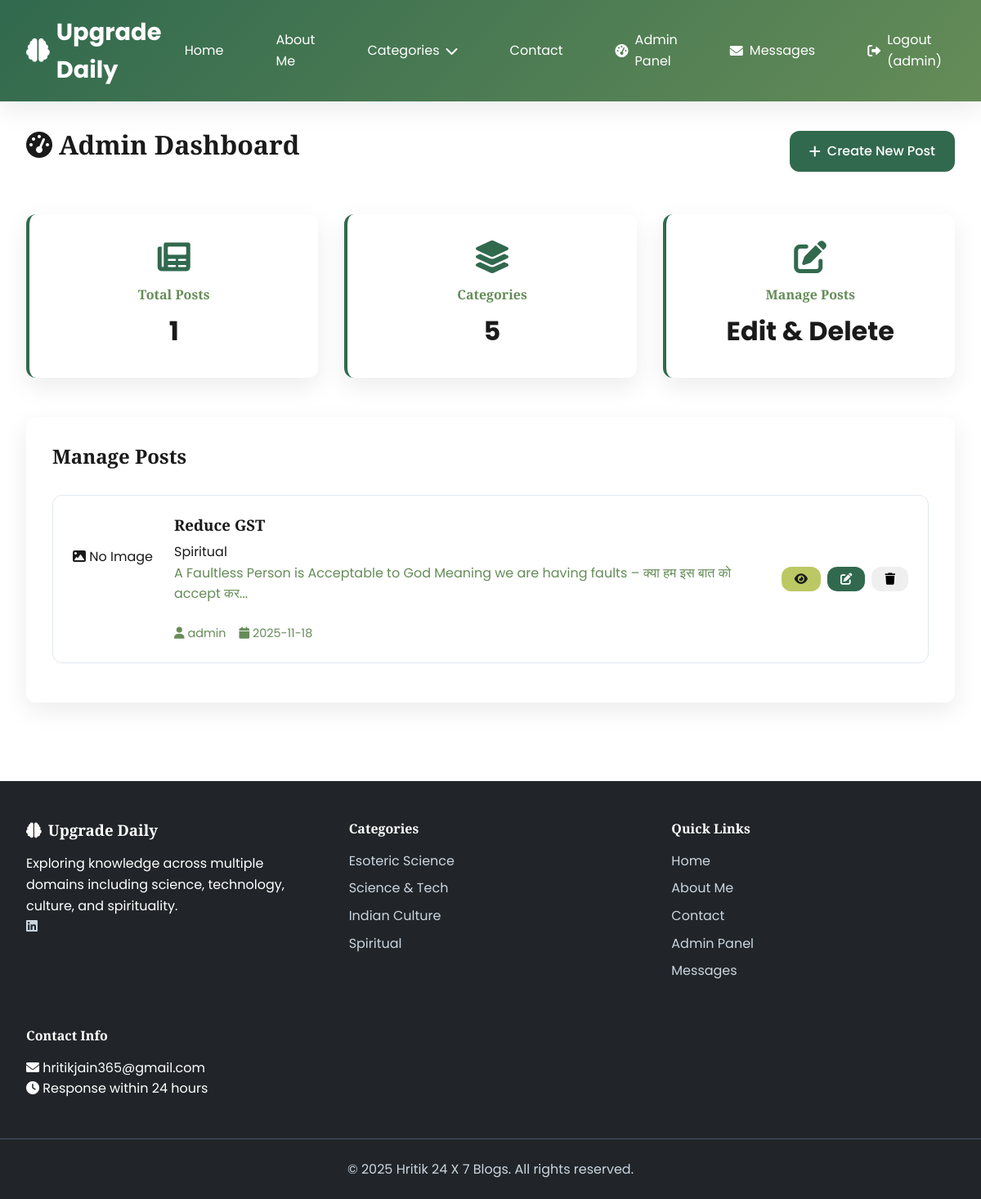
Page /admin/dashboard (signed in) on the earlier database version.
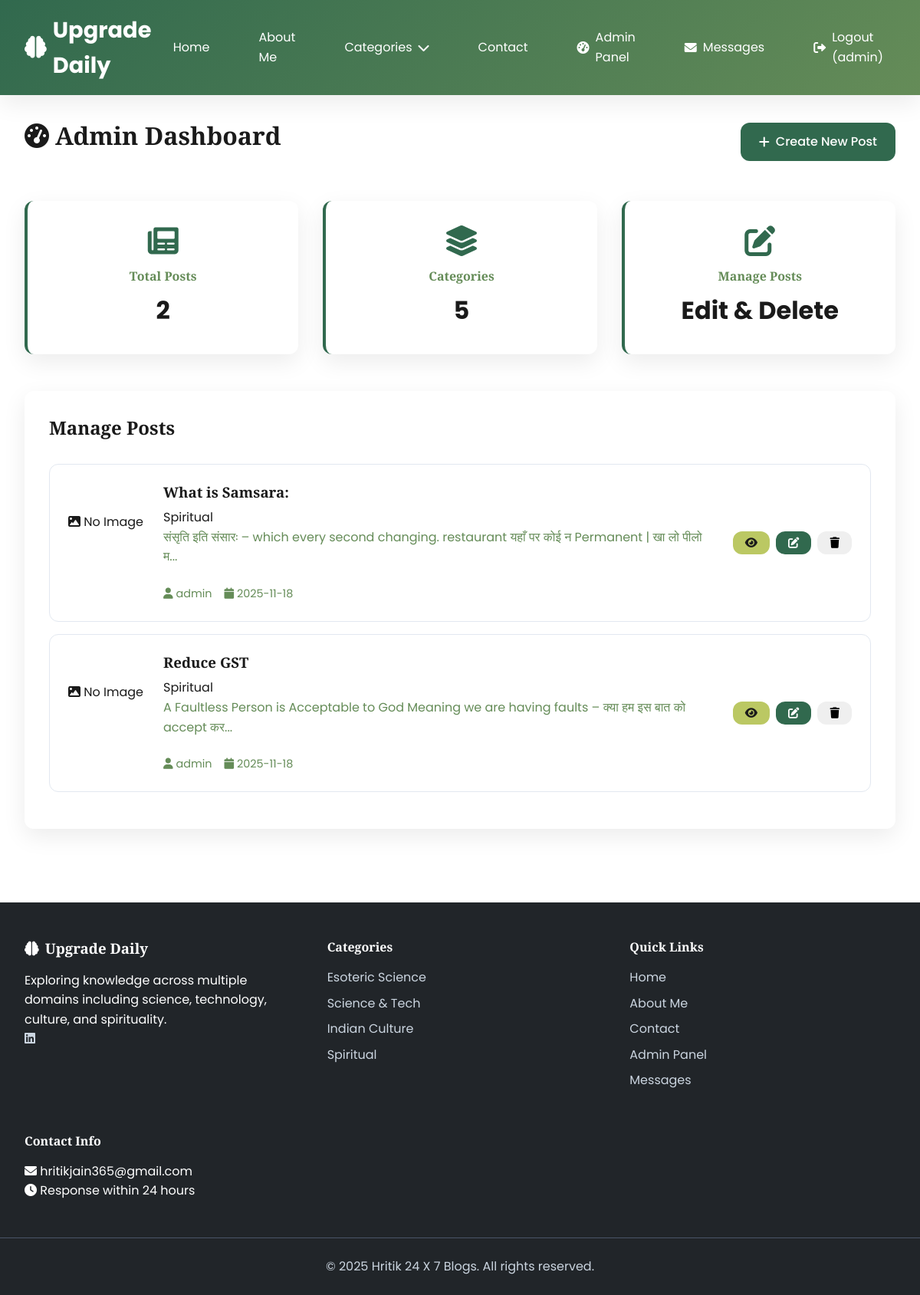
Same page on the later database version.
### tables this page shows
CREATE TABLE posts
                 (id INTEGER PRIMARY KEY AUTOINCREMENT,
                  title TEXT NOT NULL,
                  content TEXT NOT NULL,
                  category TEXT NOT NULL,
                  image_path TEXT,
                  author_id INTEGER,
                  created_at TIMESTAMP DEFAULT CURRENT_TIMESTAMP,
                  FOREIGN KEY (author_id) REFERENCES users (id));

CREATE TABLE users
                 (id INTEGER PRIMARY KEY AUTOINCREMENT,
                  username TEXT UNIQUE NOT NULL,
                  email TEXT UNIQUE NOT NULL,
                  password TEXT NOT NULL,
                  is_admin BOOLEAN DEFAULT FALSE,
                  created_at TIMESTAMP DEFAULT CURRENT_TIMESTAMP);

### app.py (the view)
    def decorated_function(*args, **kwargs):
        if 'user_id' not in session:
            flash('Please log in to access this page.', 'error')
            return redirect(url_for('login'))
        conn = get_db_connection()
        user = conn.execute('SELECT is_admin FROM users WHERE id = ?', (session['user_id'],)).fetchone()
        conn.close()
        if not user or not user['is_admin']:
            flash('Admin access required.', 'error')
            return redirect(url_for('index'))
        return f(*args, **kwargs)

### app.py (called while the page is built)
def get_db_connection():
    conn = sqlite3.connect('blog.db')
    conn.row_factory = sqlite3.Row
    return conn

def admin_required(f):
    def decorated_function(*args, **kwargs):
        if 'user_id' not in session:
            flash('Please log in to access this page.', 'error')
            return redirect(url_for('login'))
        conn = get_db_connection()
        user = conn.execute('SELECT is_admin FROM users WHERE id = ?', (session['user_id'],)).fetchone()
        conn.close()
        if not user or not user['is_admin']:
            flash('Admin access required.', 'error')
            return redirect(url_for('index'))
        return f(*args, **kwargs)
    decorated_function.__name__ = f.__name__
    return decorated_function

def get_unread_message_count():
    conn = get_db_connection()
    count = conn.execute('SELECT COUNT(*) as count FROM messages WHERE is_read = 0').fetchone()['count']
    conn.close()
    return count

@app.context_processor
def inject_unread_count():
    if session.get('is_admin'):
        return {'unread_count': get_unread_message_count()}
    return {'unread_count': 0}

### templates/admin_dashboard.html (shortened to what this page needs)
{% extends "base.html" %}
{% block content %}
<div class="admin-dashboard">
    <div class="dashboard-header">
        <h1><i class="fas fa-tachometer-alt"></i> Admin Dashboard</h1>
        <a href="{{ url_for('create_post') }}" class="btn btn-primary">
            <i class="fas fa-plus"></i> Create New Post
        </a>
    </div>
    <div class="stats-grid">
        <div class="stat-card">
            <i class="fas fa-newspaper"></i>
            <h3>Total Posts</h3>
            <p>{{ posts|length }}</p>
        </div>
        <div class="stat-card">
            <i class="fas fa-layer-group"></i>
            <h3>Categories</h3>
            <p>5</p>
        </div>
        <div class="stat-card">
            <i class="fas fa-edit"></i>
            <h3>Manage Posts</h3>
            <p>Edit & Delete</p>
        </div>
    </div>
    <div class="posts-management">
        <h2>Manage Posts</h2>
        {% if posts %}
        <div class="posts-list">
            {% for post in posts %}
            <div class="post-management-card">
                {% if post['image_path'] %}
                <div class="post-management-image">
                    <img src="{{ url_for('static', filename=post['image_path']) }}" alt="{{ post['title'] }}">
                </div>
                {% else %}
                <div class="post-management-image no-image">
                    <i class="fas fa-image"></i>
                    <span>No Image</span>
                </div>
                {% endif %}
                <div class="post-management-content">
                    <h3>{{ post['title'] }}</h3>
                    <p class="post-category">{{ post['category'] }}</p>
                    <p class="post-excerpt">{{ post['content'][:100] }}{% if post['content']|length > 100 %}...{% endif %}</p>
                    <div class="post-management-meta">
                        <span><i class="fas fa-user"></i> {{ post['username'] }}</span>
                        <span><i class="fas fa-calendar"></i> {{ post['created_at'][:10] }}</span>
                    </div>
                </div>
                <div class="post-management-actions">
                    <a href="{{ url_for('view_post', post_id=post['id']) }}" class="btn btn-sm btn-secondary" title="View">
                        <i class="fas fa-eye"></i>
                    </a>
                    <a href="{{ url_for('edit_post', post_id=post['id']) }}" class="btn btn-sm btn-primary" title="Edit">
                        <i class="fas fa-edit"></i>
                    </a>
                    <form action="{{ url_for('delete_post', post_id=post['id']) }}" method="POST" class="delete-form">
                        <button type="submit" class="btn btn-sm btn-danger" title="Delete"
                                onclick="return confirm('Are you sure you want to delete this post? This action cannot be undone.')">
                            <i class="fas fa-trash"></i>
                        </button>
                    </form>
                </div>
            </div>
            {% endfor %}
        </div>
        {% endif %}
    </div>
</div>
{% endblock %}

Differences in the rows shown:
added posts: title "What is Samsara:", category "Spiritual", content "संसृति इति संसारः – which every second changing. restaurant यहाँ पर कोई न Permanent | खा लो पीलो म", username "admin", created_at "2025-11-18"
Other differences:
{{ posts|length }}: "1" → "2"
